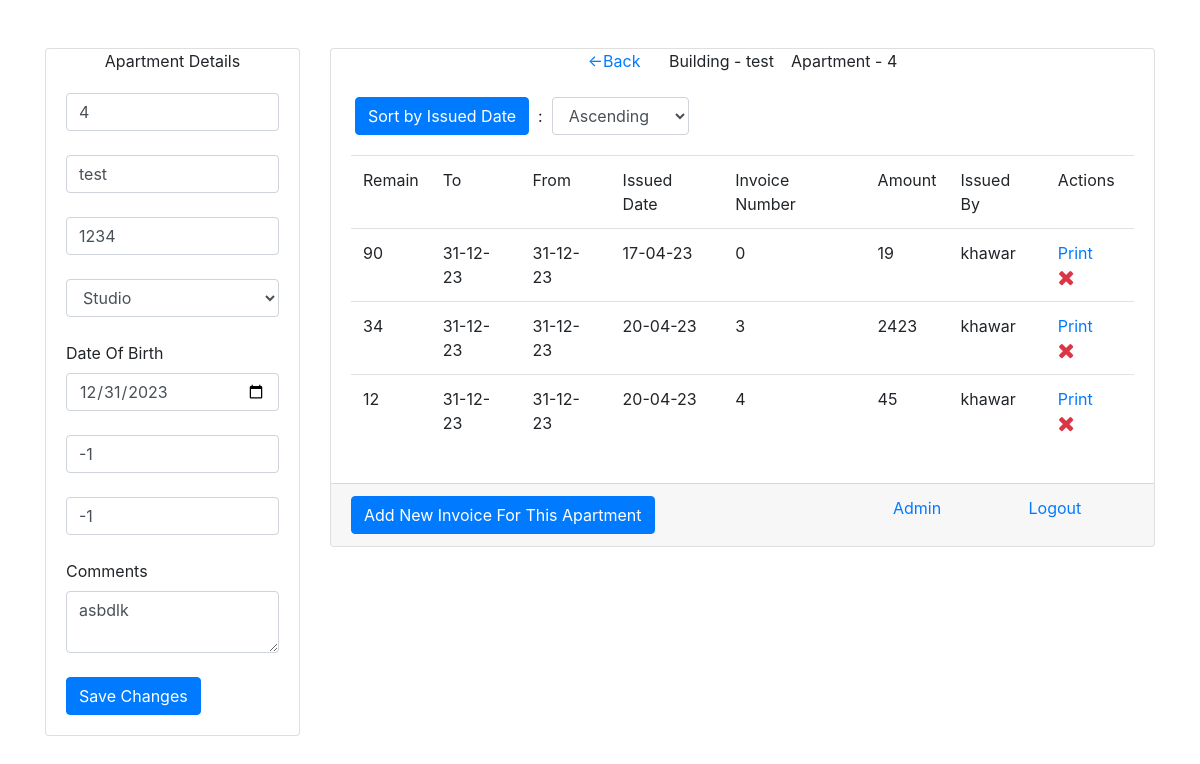
/invoices/3 (signed in), run on an earlier commit of the app's database.
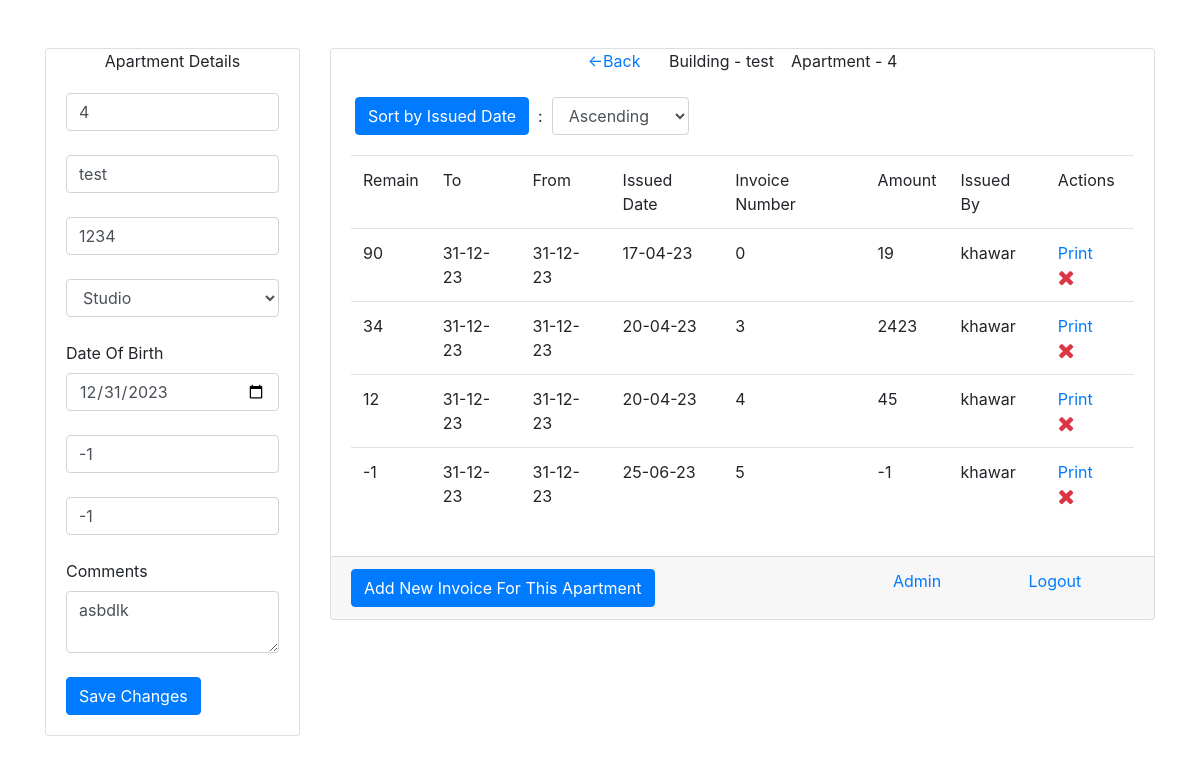
And on a later commit of the database.
### app/models.py (models this page shows, shortened)
class invoice(models.Model):
    user = models.ForeignKey(User,on_delete=models.SET_NULL,null=True,blank=True)
    apartment = models.ForeignKey(apartment,on_delete=models.SET_NULL,null=True,blank=True)
    owner = models.ForeignKey(invoice_owner,on_delete=models.CASCADE)
    amount = models.IntegerField(default=0)
    payment_method = models.CharField(max_length=100,null=True,blank=True)
    bank_of_transfer = models.CharField(max_length=300,null=True,blank=True)
    transfer_date = models.DateField(null=True,blank=True)
    from_date = models.DateField(null=True,blank=True)
    to_date = models.DateField(null=True,blank=True)
    today_date = models.DateField(auto_now_add=True)
    remaining_amount = models.IntegerField(default=0)
    note = models.TextField(max_length=2000,null=True,blank=True)
    invoice_number = models.IntegerField(default=0)

### app/views.py (the view)
# urls.py: path("invoices/<int:id>",views.invoices,name="invoices"),
@login_required(login_url='/')
def invoices(request,id):
    if id:
        template = "apartments_invoice.html"
        context = {}
        obj = get_user_profile(request.user)
        context['type_of_user'] = obj.type_of_user == 'd'
        context['write_priv'] = obj.type_of_user == 'w'
        aobj = apartment.objects.get(pk=id)
        if request.method == "POST" and request.POST['asc_desc'] in ("0","1"):
            context["order"] = request.POST['asc_desc']
            if request.POST["asc_desc"] == "0":
                objs = invoice.objects.filter(apartment=aobj).order_by("today_date")
            else:
                objs = invoice.objects.filter(apartment=aobj).order_by("-today_date")
        else:
            objs = invoice.objects.filter(apartment=aobj)
        context['aobj'] = aobj
        context['date_dis'] = aobj.dob.strftime("%Y-%m-%d")
        context['objs'] = objs
        return render(request,template,context)
    else:
        return redirect('/home')

### app/views.py (called while the page is built)
def get_user_profile(userobj):
    try:
        obj = user_profile.objects.get(user=userobj)
    except:
        obj = user_profile()
        obj.user = userobj
        obj.save()
    return obj

### templates/apartments_invoice.html (shortened to what the changed rows need)
<!DOCTYPE html>
    <html lang="en">
        <head>
            <link rel="stylesheet" href="https://maxcdn.bootstrapcdn.com/bootstrap/4.4.1/css/bootstrap.min.css">
            <link rel="stylesheet" href="https://cdnjs.cloudflare.com/ajax/libs/font-awesome/4.7.0/css/font-awesome.min.css">
        </head>
        <body>
            <br><br>
            <div class="container">
                <div class="row justify-content-center">
                    <div class="col-lg-9">
                        <div class="card">
                            <div class="card-body">
                                {% if objs %}
                                    <table class="table">
                                        {% for i in objs %}
                                            <tr>
                                                <td>{{i.remaining_amount}}</td>
                                                <td>{{i.to_date | date:'d-m-y'}}</td>
                                                <td>{{i.from_date | date:'d-m-y'}}</td>
                                                <td>{{i.today_date | date:'d-m-y'}}</td>
                                                <td>{{i.invoice_number}}</td>
                                                <td>{{i.amount}}</td>
                                                <td>{{i.user.username}}</td>
                                                <td><a href="{% url 'print-invoice' i.id %}" target="_blank">Print</a>&ensp; {% if request.user.is_superuser %}
                                                    <a onclick="confirm_delete('{% url 'delete-invoice' i.id %}')" title="Delete"><span class="fa text-danger fa-lg fa-remove"></span></a>
                                                {% endif %}</td>
                                            </tr>
                                        {% endfor %}
                                    </table>
                                {% else %}
                                    <a>This Apartments Has No Invoices Right Now.</a>
                                {% endif %}
                            </div>
                        </div>
                    </div>
                </div>
            </div>
        </body>
    </html>

What changed in the data, as far as the page shows it:
added invoice: remaining_amount "-1", to_date "31-12-23", from_date "31-12-23", today_date "25-06-23", invoice_number "5", amount "-1", user.username "khawar"
